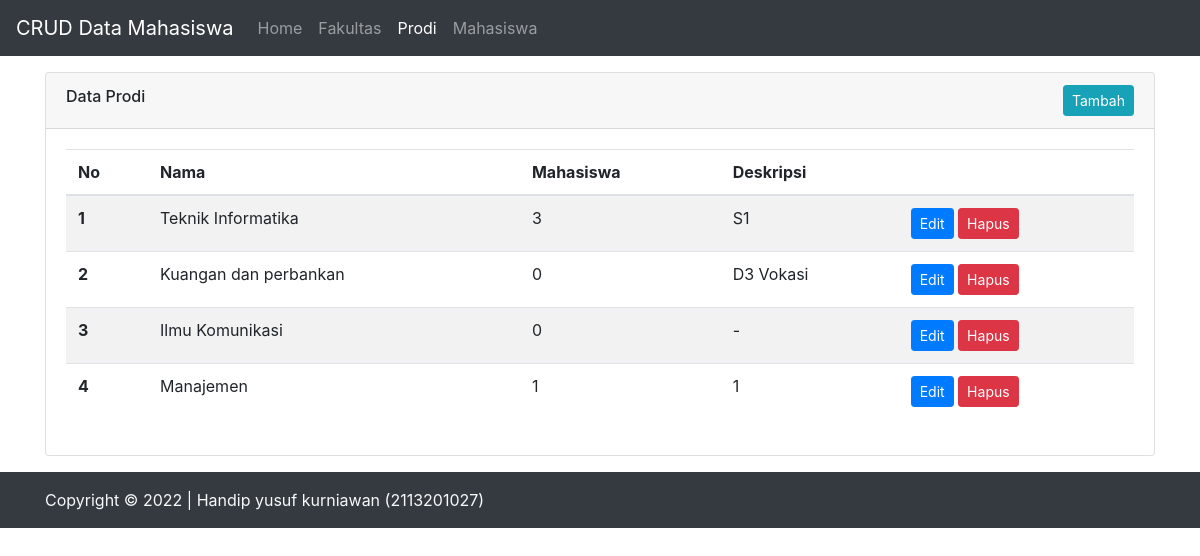
The app's page /prodi.php (signed in) with its own data.
### tables this page shows
CREATE TABLE `prodi` (
  `id` int(11) NOT NULL,
  `fakultas_id` int(11) NOT NULL,
  `nama` varchar(255) NOT NULL,
  `deskripsi` text NOT NULL
);

### prodi.php (the view, shortened to what this page needs)
<?php
require './config/koneksi.php';
?>
<html lang="id">
<head>
  <link rel="stylesheet" href="./bootstrap/css/bootstrap.min.css">
</head>
<body>
  <nav class="navbar navbar-expand-lg navbar-dark bg-dark">
    <a class="navbar-brand" href="#">CRUD Data Mahasiswa</a>
    <div class="collapse navbar-collapse" id="navbarSupportedContent">
      <ul class="navbar-nav mr-auto">
        <li class="nav-item">
          <a class="nav-link" href="./index.php">Home</a>
        </li>
        <li class="nav-item">
          <a class="nav-link" href="./fakultas.php">Fakultas</a>
        </li>
        <li class="nav-item">
          <a class="nav-link active" href="./prodi.php">Prodi</a>
        </li>
        <li class="nav-item">
          <a class="nav-link" href="./mahasiswa.php">Mahasiswa</a>
        </li>
      </ul>
    </div>
  </nav>
  <main class="container">
    <div class="card shadow mt-3">
      <div class="card-header">
        <div class="d-flex justify-content-between align-items-center">
          <label class="h6">Data Prodi</label>
          <a href="./prodi-form.php" class="btn btn-sm btn-info">Tambah</a>
        </div>
      </div>
      <div class="card-body">
        <table class="table table-responsive-md table-striped table-hover">
          <thead>
            <tr>
              <th scope="col">No</th>
              <th scope="col">Nama</th>
              <th scope="col">Mahasiswa</th>
              <th scope="col">Deskripsi</th>
              <th scope="col"></th>
            </tr>
          </thead>
          <tbody>
            <?php
            $query = "SELECT fr.*, (
              SELECT COUNT(*) FROM mahasiswa AS mhs WHERE mhs.prodi_id = fr.id
          ) AS jml_mahasiswa FROM prodi AS fr";
            $result = mysqli_query($conn, $query);
            $counter = 0;
            while ($row = mysqli_fetch_assoc($result)) {
              $counter++;
              $row = (object)$row;
              $btn_edit =  '<a href="./prodi-form.php?edit=' . $row->id . '" class="btn btn-sm btn-primary">Edit</a>';
              $btn_delete =  '<a href="./prodi.php?delete=' . $row->id . '" onclick="return confirm(\'Apakah anda yakin?\')" class="btn btn-sm btn-danger">Hapus</a>';
              echo "<tr>
              <th>$counter</th>
              <td>{$row->nama}</td>
              <td>{$row->jml_mahasiswa}</td>
              <td>{$row->deskripsi}</td>
              <td>$btn_edit  $btn_delete</td>
            </tr>";
            }
            ?>
          </tbody>
        </table>
      </div>
    </div>
  </main>
  <div class="footer bg-dark text-light py-3 mt-3">
    <div class="container">
      <p class="m-0">Copyright &copy 2022 | Handip yusuf kurniawan (2113201027)</p>
    </div>
  </div>
</body>
</html>

### records on screen
prodi: nama "Teknik Informatika", jml_mahasiswa "3", deskripsi "S1"
prodi: nama "Kuangan dan perbankan", jml_mahasiswa "0", deskripsi "D3 Vokasi"
prodi: nama "Ilmu Komunikasi", jml_mahasiswa "0", deskripsi "-"
prodi: nama "Manajemen", jml_mahasiswa "1", deskripsi "1"
